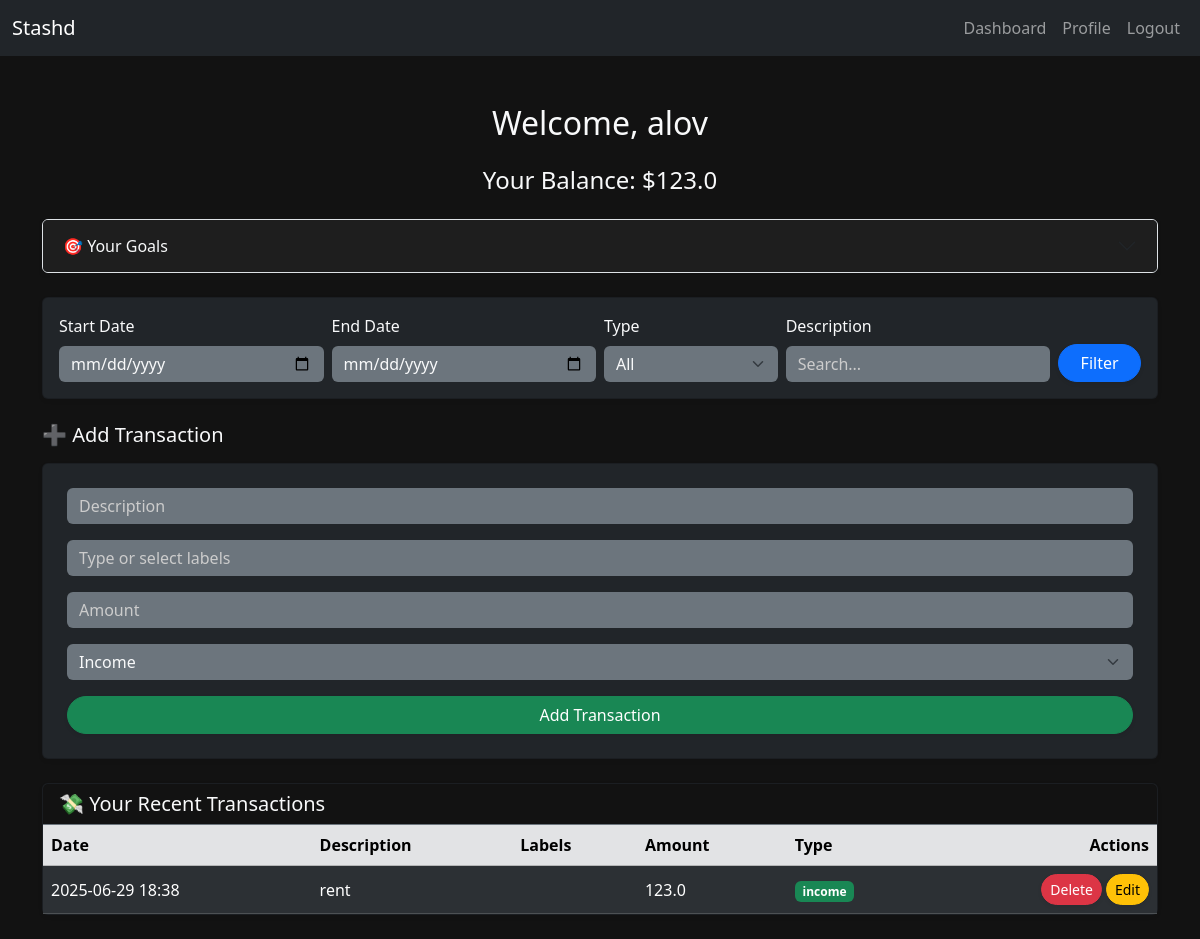
The page /dashboard (signed in) on the database its author committed.
### app.py (models this page shows)
class User(db.Model, UserMixin):
    id = db.Column(db.Integer, primary_key=True)
    username = db.Column(db.String(50), unique=True, nullable=False)
    email = db.Column(db.String(120), unique=True, nullable=False)
    password = db.Column(db.String(120), nullable=False)
    date_joined = db.Column(db.DateTime, default=datetime.now())

class Transaction(db.Model):
    id = db.Column(db.Integer, primary_key=True)
    user_id = db.Column(db.Integer, db.ForeignKey("user.id"), nullable=False)
    date = db.Column(db.DateTime, default=datetime.now())
    description = db.Column(db.String(100), nullable=False)
    amount = db.Column(db.Float, nullable=False)
    type = db.Column(db.String(10), nullable=False)
    labels = db.relationship("Label", secondary=transaction_labels, backref="transactions")

### app.py (the view, shortened to what this page needs)
@app.route("/dashboard", methods=["POST", "GET"])
@login_required
def dashboard():
    query = Transaction.query.filter_by(user_id=current_user.id)
    start_date = request.args.get("start_date")
    end_date = request.args.get("end_date")
    ttype = request.args.get("type")
    search = request.args.get("query")
    if start_date:
        query = query.filter(Transaction.date >= start_date)
    if end_date:
        query = query.filter(Transaction.date <= end_date)
    if ttype:
        query = query.filter(Transaction.type == ttype)
    if search:
        query = query.filter(Transaction.description.ilike(f"%{search.strip().lower()}%"))
    transactions = query.order_by(Transaction.date.desc()).all()
    balance = sum(t.amount if t.type == "income" else -t.amount for t in transactions)
    goals = Goal.query.filter_by(user_id=current_user.id).all()
    for goal in goals:
        goal.progress = round((goal.saved_amount / goal.target_amount) * 100, 1) if goal.target_amount > 0 else 0
    user_labels = Label.query.filter_by(user_id=current_user.id).all()
    return render_template("dashboard.html", transactions=transactions, balance=balance, goals=goals, user_labels=user_labels)

### app.py (called while the page is built)
@login_manager.user_loader
def load_user(user_id):
    return db.session.get(User, int(user_id))

### templates/dashboard.html (shortened to what this page needs)
{% extends "layout.html" %}
{% block content %}
<h2 class="text-center mb-4">Welcome, {{ current_user.username }}</h2>
<h4 class="text-center mb-4">Your Balance: ${{ balance }}</h4>
<div class="accordion mb-4 shadow-sm" id="goalsAccordion">
    <div class="accordion-item bg-dark text-light">
        <h2 class="accordion-header" id="goalsHeading">
            <button class="accordion-button collapsed bg-dark text-light" type="button" data-bs-toggle="collapse" data-bs-target="#goalsCollapse" aria-expanded="false" aria-controls="goalsCollapse">
                🎯 Your Goals
            </button>
        </h2>
    </div>
</div>
<div class="card mb-4 p-3 shadow-sm bg-dark text-light">
    <form action="{{ url_for('dashboard') }}" method="get" class="row g-2 align-items-end">
        <div class="col-md-3">
            <label class="form-label">Start Date</label>
            <input type="date" name="start_date" class="form-control bg-secondary text-light border-0">
        </div>
        <div class="col-md-3">
            <label class="form-label">End Date</label>
            <input type="date" name="end_date" class="form-control bg-secondary text-light border-0">
        </div>
        <div class="col-md-2">
            <label class="form-label">Type</label>
            <select name="type" class="form-select bg-secondary text-light border-0">
                <option value="">All</option>
            </select>
        </div>
        <div class="col-md-3">
            <label class="form-label">Description</label>
            <input type="text" name="query" class="form-control bg-secondary text-light border-0" placeholder="Search...">
        </div>
        <div class="col-md-1 d-grid">
            <button type="submit" class="btn btn-primary rounded-pill shadow-sm">Filter</button>
        </div>
    </form>
</div>
{% if transaction %}
<h5 class="mb-3">✏️ Edit Transaction</h5>
<form action="{{ url_for('edit_transaction', tid=transaction.id) }}" method="post" class="mb-4 card p-4 bg-dark text-light shadow-sm">
    <div class="mb-3">
        <input type="text" name="description" class="form-control bg-secondary text-light border-0" placeholder="Description" value="{{ transaction.description }}" required>
    </div>
    <div class="mb-3">
        <input type="text" name="label" id="label-edit" class="form-control bg-secondary text-light border-0" placeholder="Type or select labels" value="{{ label_string }}" required>
    </div>
    <div class="mb-3">
        <input type="number" name="amount" step="0.01" class="form-control bg-secondary text-light border-0" placeholder="Amount" value="{{ transaction.amount }}" required>
    </div>
    <div class="mb-3">
        <select name="type" class="form-select bg-secondary text-light border-0" required>
            <option value="income" {% if transaction.type == 'income' %}selected{% endif %}>Income</option>
            <option value="expense" {% if transaction.type == 'expense' %}selected{% endif %}>Expense</option>
        </select>
    </div>
    <div class="d-flex gap-2">
        <button type="submit" class="btn btn-warning rounded-pill shadow-sm">Update Transaction</button>
        <a href="{{ url_for('dashboard') }}" class="btn btn-secondary rounded-pill shadow-sm">Cancel</a>
    </div>
</form>
{% else %}
<h5 class="mb-3">➕ Add Transaction</h5>
<form action="{{ url_for('add_transaction') }}" method="post" class="mb-4 card p-4 bg-dark text-light shadow-sm">
    <div class="mb-3">
        <input type="text" name="description" class="form-control bg-secondary text-light border-0" placeholder="Description" required>
    </div>
    <div class="mb-3">
        <input type="text" id="label-select" name="label" class="form-control bg-secondary text-light border-0" placeholder="Type or select labels" required>
    </div>
    <div class="mb-3">
        <input type="number" step="0.01" name="amount" class="form-control bg-secondary text-light border-0" placeholder="Amount" required>
    </div>
    <div class="mb-3">
        <select name="type" class="form-select bg-secondary text-light border-0" required>
            <option value="income">Income</option>
        </select>
    </div>
    <button type="submit" class="btn btn-success rounded-pill shadow-sm">Add Transaction</button>
</form>
{% endif %}
<div class="card shadow-sm bg-dark text-light mb-4">
    <div class="card-header border-secondary">
        <h5 class="mb-0">💸 Your Recent Transactions</h5>
    </div>
    <div class="table-responsive">
        <table class="table table-dark table-striped align-middle mb-0">
            <thead class="table-secondary text-dark">
                <tr>
                    <th>Date</th>
                    <th>Description</th>
                    <th>Labels</th>
                    <th>Amount</th>
                    <th>Type</th>
                    <th class="text-end">Actions</th>
                </tr>
            </thead>
            <tbody>
                {% for t in transactions %}
                <tr>
                    <td>{{ t.date.strftime('%Y-%m-%d %H:%M') }}</td>
                    <td>{{ t.description }}</td>
                    <td>
                    </td>
                    <td>{{ t.amount }}</td>
                    <td>
                        {% if t.type == 'income' %}
                        <span class="badge bg-success">{{ t.type }}</span>
                        {% else %}
                        <span class="badge bg-danger">{{ t.type }}</span>
                        {% endif %}
                    </td>
                    <td class="text-end">
                        <div class="d-inline-flex gap-1">
                            <form action="{{ url_for('delete_transaction', tid=t.id) }}" method="post" class="m-0">
                                <button class="btn btn-sm btn-danger rounded-pill shadow-sm">Delete</button>
                            </form>
                            <a href="{{ url_for('edit_transaction', tid=t.id) }}" class="btn btn-sm btn-warning rounded-pill shadow-sm">Edit</a>
                        </div>
                    </td>
                </tr>
                {% endfor %}
            </tbody>
        </table>
    </div>
</div>
{% endblock %}

### static/styles.css (style rules this page uses)
html, body { background-color: #121212 !important; color: #f8f9fa; font-family: 'Segoe UI', Tahoma, Geneva, Verdana, sans-serif; overflow-x: hidden; }
.container, .card, .accordion, .accordion-item, .accordion-button, .table, .card-header, .card-body, .accordion-body { background-color: #121212 !important; color: #f8f9fa !important; }
.accordion-button.collapsed { background-color: #1e1e1e !important; }
.form-control, .form-select { background-color: #1e1e1e !important; color: #f8f9fa !important; border: 1px solid #444 !important; }
.form-control::placeholder, .form-select::placeholder { color: #cccccc !important; }
.form-label { color: #f8f9fa !important; }
a, .nav-link { color: #f8f9fa; }
.landing-hero, .btn { font-weight: 500; }

### rows shown on the page
User: username "alov"
Transaction: date "2025-06-29 18:38", description "rent", amount "123.0", type "income"

### other values the page prints
{{ balance }} "123.0"
